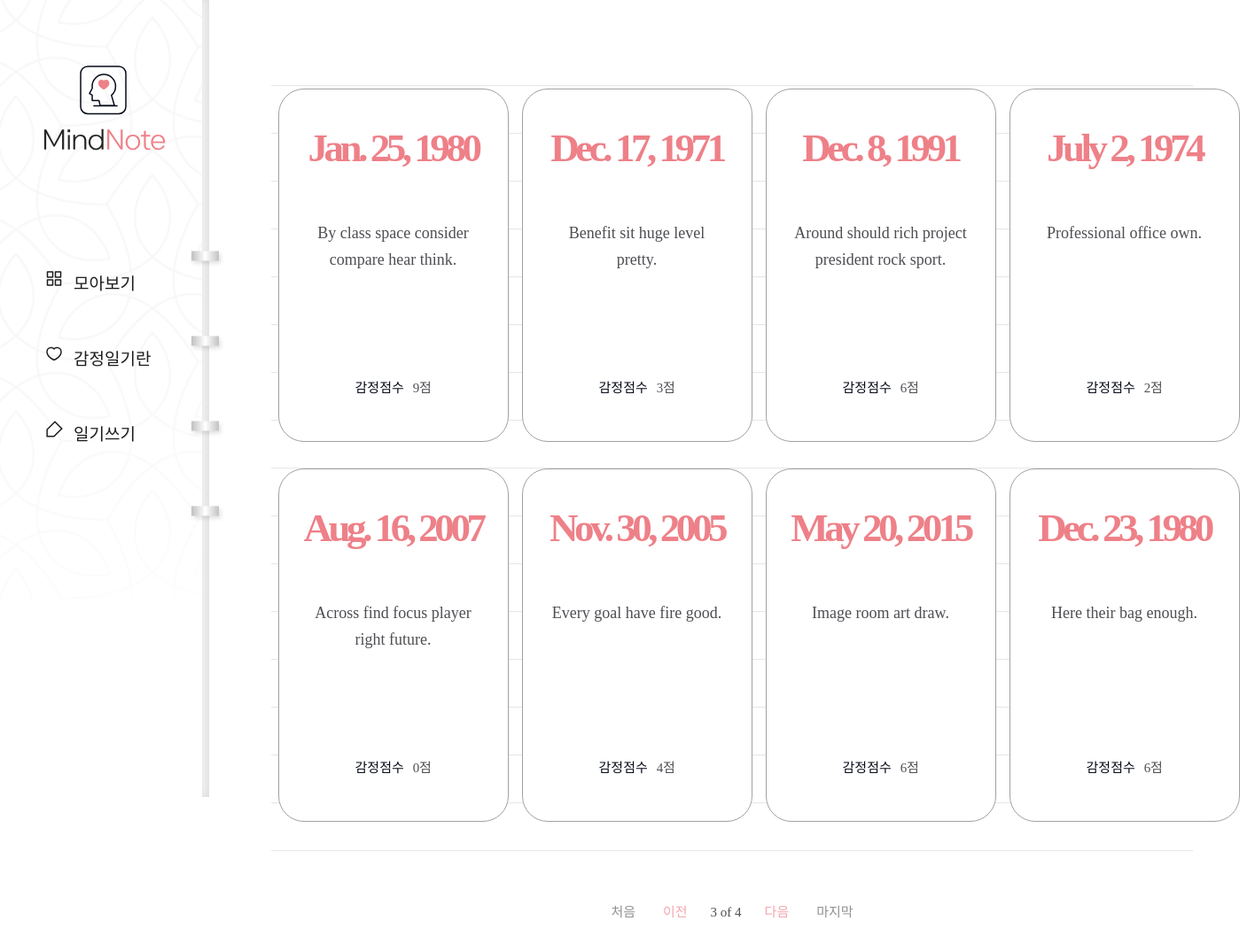
/diary/?page=3, run on the app's committed database.
### diary/models.py (models this page shows, shortened)
class Page(models.Model):
    title = models.CharField(max_length=100, validators=[validate_no_hash])
    content = models.TextField(validators=[validate_no_hash])
    feeling = models.CharField(
        max_length=80, validators=[validate_no_hash, validate_no_numbers]
    )
    score = models.IntegerField(validators=[validate_score])
    dt_created = models.DateField()

### diary/views.py (the view)
# urls.py: path("diary/", views.page_list, name="page-list"),
def page_list(request):
    object_list = Page.objects.all()
    paginator = Paginator(object_list, 8)
    curr_page_num = request.GET.get("page")
    if curr_page_num is None:
        curr_page_num = 1
    page = paginator.page(curr_page_num)
    return render(request, "diary/page_list.html", {"page": page})

### diary/templates/diary/page_list.html (shortened to what this page needs)
{% extends './base.html' %}
{% load static %}
{% block content %}
  {% if page.object_list %}
    <div class="wrap-note">
      <div class="note">
        <div class="note-list">
          <ul>
            {% for obj in page.object_list %}
              <li>
                <a href="{% url 'page-detail' obj.id %}">
                  <div class="date">
                    <span>{{ obj.dt_created }}</span>
                  </div>
                  <h2>{{ obj.title }}</h2>
                  <div class="score">
                    <p>감정점수</p>
                    <span>{{ obj.score }}점</span>
                  </div>
                </a>
              </li>
            {% endfor %}
          </ul>
        </div>
        <div class="paging">
          {% if page.has_previous %}
            <a href="?page=1" class="first">처음</a>
            <a href="?page={{ page.previous_page_number }}" class="prev">이전</a>
          {% endif %}
          <span class="page">
            <p>{{ page.number }} of {{ page.paginator.num_pages }}</p>
          </span>
        {% if page.has_next %}
          <a href="?page={{ page.next_page_number }}" class="next">다음</a>
          <a href="?page={{ page.paginator.num_pages }}" class="last">마지막</a>
        {% endif %}
        </div>
      </div>
    </div>
  {% endif %}
{% endblock content %}

### diary/static/diary/css/styles.css (style rules this page uses)
h1,h2,h3,p,a,ul,li { margin: 0; padding: 0; font-family: 'NanumSquare'; list-style: none; text-decoration: none; outline: none; }
html { position: relative; min-height: 100%; margin: 0; }
body { margin: 0; padding: 0; -webkit-font-smoothing: antialiased; -moz-osx-font-smoothing: auto; }
.wrap-note .note { padding-left: 236px; padding-top: 50px; padding-bottom: 200px; }
.note-list { margin: 0 70px; padding-top: 50px; background: url(../image/note-bg.svg) repeat-x center/1535px 974px; }
.note-list ul { overflow: hidden; width: 1100px; margin: 0 auto; padding-bottom: 50px; }
.note-list ul li { float: left; width: 25%; padding-bottom: 30px; }
.note-list ul li a { display: block; width: 258px; height: 397px; margin: 0 auto; background: #fff; border: solid 1px #a3a0a0; border-radius: 29px; }
.note-list ul li a .date { margin-top: 40px; margin-bottom: 55px; text-align: center; }
.note-list ul li a .date span { display: block; font-family: 'NanumSquare'; color: #ee8088; font-weight: 700; font-size: 45px; letter-spacing: -4.47px; }
.note-list ul li a h2 { width: 196px; height: 150px; margin: 0 auto; font-family: 'NanumBarunpen'; color: #4e4f53; font-weight: normal; font-size: 18px; line-height: 1.67; text-align: center; }
.note-list ul li a .score { margin-top: 28px; text-align: center; }
.note-list ul li a .score p { display: inline-block; font-family: 'NanumSquare'; color: #060b18; font-size: 15px; }
.note-list ul li a .score span { padding-left: 6px; font-family: 'NanumBarunpen'; color: #4e4f53; font-size: 15px; letter-spacing: -0.29px; }
.paging { margin-top: 10px; text-align: center; }
.paging a { display: inline-block; font-family: 'NanumSquare'; font-size: 15px; }
.paging .first,.paging .last { color: #929191; }
.paging .first { margin-right: 27px; }
.paging .last { margin-left: 27px; }
.paging .prev,.paging .next { color: #f2a6ac; }
.paging span { display: inline-block; }
.paging span p { margin: 0 22px; font-family: 'NanumSquare'; color: #4e4f53; font-size: 15px; }

### data on the page
Page: dt_created "Jan. 25, 1980", title "By class space consider compare hear think.", score "9"
Page: dt_created "Dec. 17, 1971", title "Benefit sit huge level pretty.", score "3"
Page: dt_created "Dec. 8, 1991", title "Around should rich project president rock sport.", score "6"
Page: dt_created "July 2, 1974", title "Professional office own.", score "2"
Page: dt_created "Aug. 16, 2007", title "Across find focus player right future.", score "0"
Page: dt_created "Nov. 30, 2005", title "Every goal have fire good.", score "4"
Page: dt_created "May 20, 2015", title "Image room art draw.", score "6"
Page: dt_created "Dec. 23, 1980", title "Here their bag enough.", score "6"

### other printed values
{{ page.number }} "3"
{{ page.paginator.num_pages }} "4"
